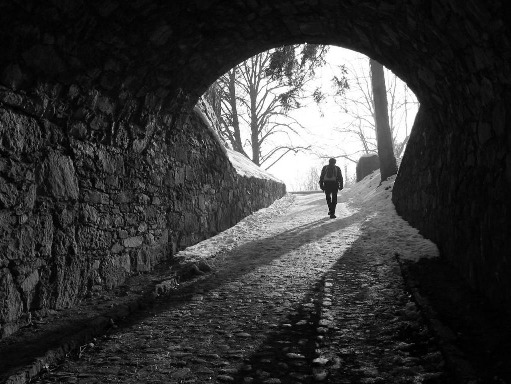
#> input picture images/tunel.jpeg, 511 x 384 px
$ python filtros_homomorficos.py
#> lines starting #> are read from the running program, lines starting #| are printed output that depends on the picture
import cv2 as cv
import numpy as np
import time
img = cv.imread("./images/tunel.jpeg")
#> img is the input picture: shape (384, 511, 3); min 0, max 255, mean 56.8
cv.imshow("Imagen Original", img)
img_gray = cv.cvtColor(img, cv.COLOR_BGR2GRAY).astype(np.float64)
h, w = img_gray.shape
#> h = 384; w = 511
t0=time.time()
#filtro homomorfico
I1 = np.log1p(img_gray)
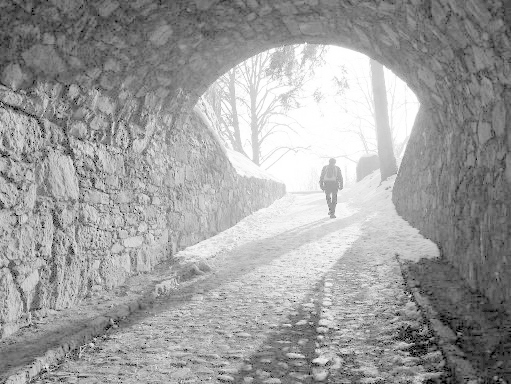
#> I1: shape (384, 511) float64; min 0, max 5.55, mean 3.44; drawn with min black and max white
FI = np.fft.fftshift(np.fft.fft2(I1))

gh = 0.4
gl = 0.1
Do = 4
c = -0.5
u = np.arange(h) - h // 2
#> u = 384 values from -192 to 191
v = np.arange(w) - w // 2
#> v = 511 values from -255 to 255
V, U = np.meshgrid(v, u)

D = (U**2 + V**2)
H = (gh - gl) * (1 - np.exp(c * (D / (Do**2)))) + gl

G = H * FI
i2 = np.real(np.fft.ifft2(np.fft.ifftshift(G)))
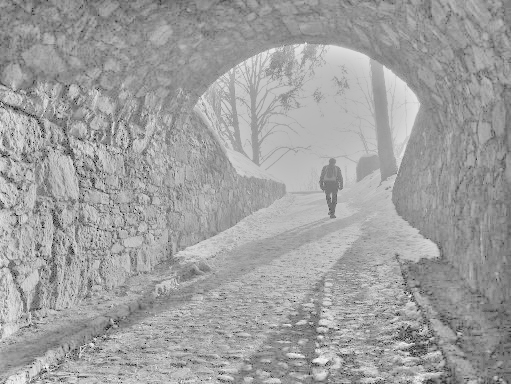
#> i2: shape (384, 511) float64; min -1.19, max 1.25, mean 0.344; drawn with min black and max white
i3 = np.exp(i2) - 1
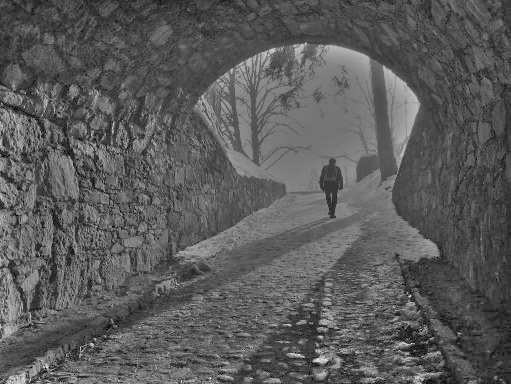
#> i3: shape (384, 511) float64; min -0.696, max 2.51, mean 0.456; drawn with min black and max white

i3 = cv.normalize(i3, None, 0, 255, cv.NORM_MINMAX).astype(np.uint8)
t1=time.time()
print('tiempo transcurrido en s:'+ str(t1-t0))

cv.imshow("Imagen Mejorada", i3)

cv.waitKey(0)
cv.destroyAllWindows()

$ run again, with images/EchoCardiogram.png saved as images/tunel.jpeg
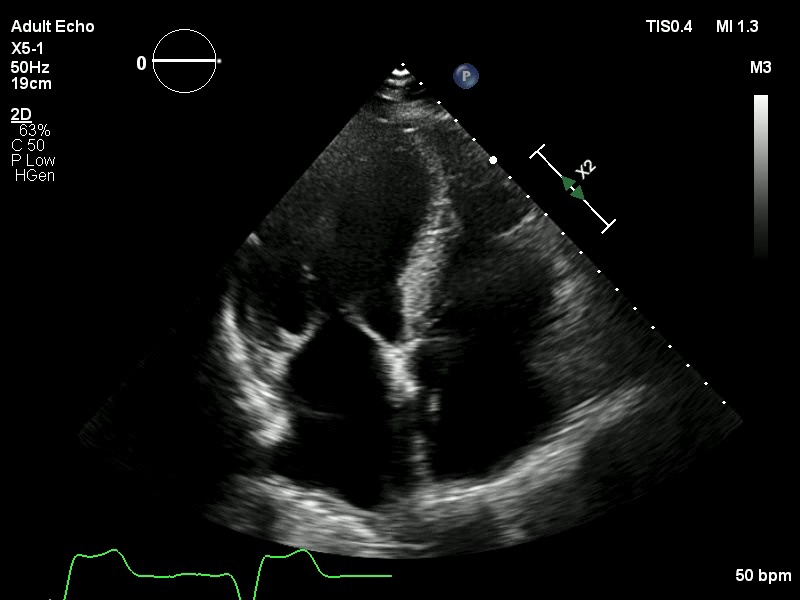
#> input picture images/EchoCardiogram.png, 800 x 600 px
#> img is the input picture: shape (600, 800, 3); mean B, G, R 15.5, 16.4, 15.7
#> `i2 = np.real(np.fft.ifft2(np.fft.ifftshift(G)))`:
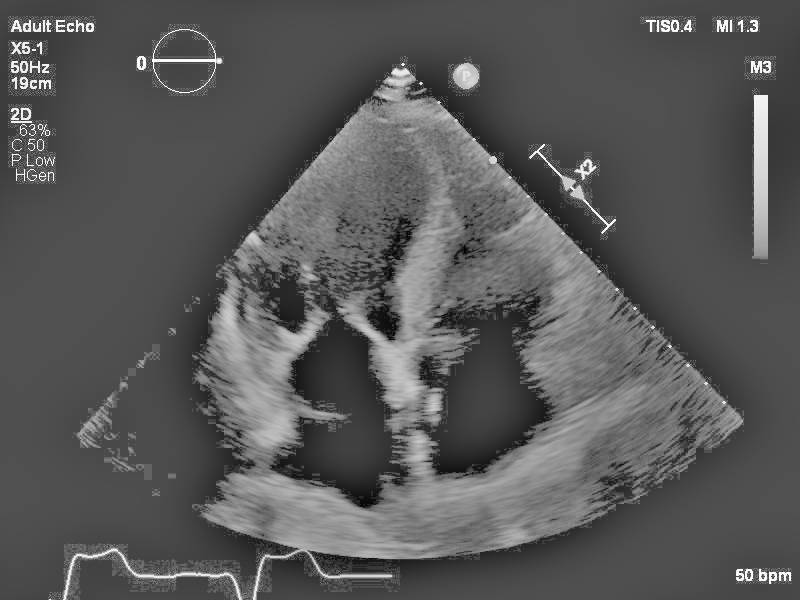
#> i2: shape (600, 800) float64; min -0.983, max 2.14, mean 0.107; drawn with min black and max white
#> `i3 = np.exp(i2) - 1`:
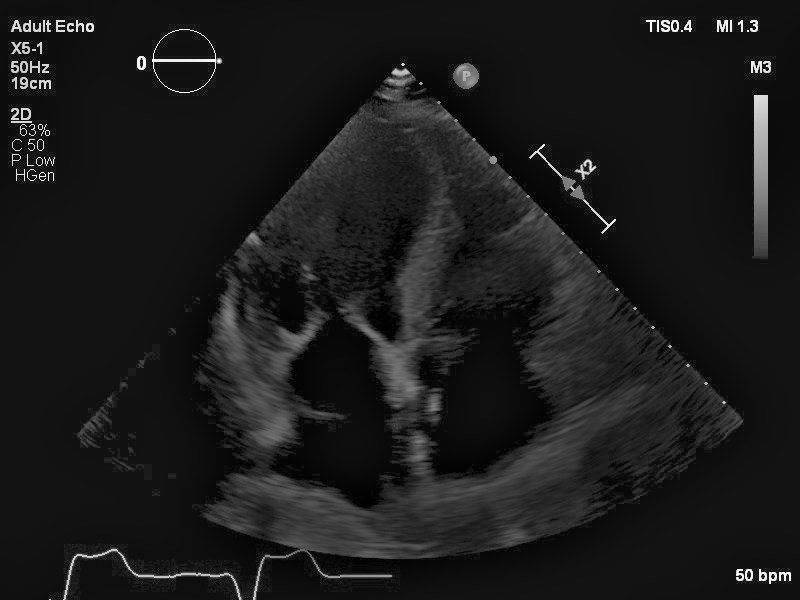
#> i3: shape (600, 800) float64; min -0.626, max 7.49, mean 0.254; drawn with min black and max white
